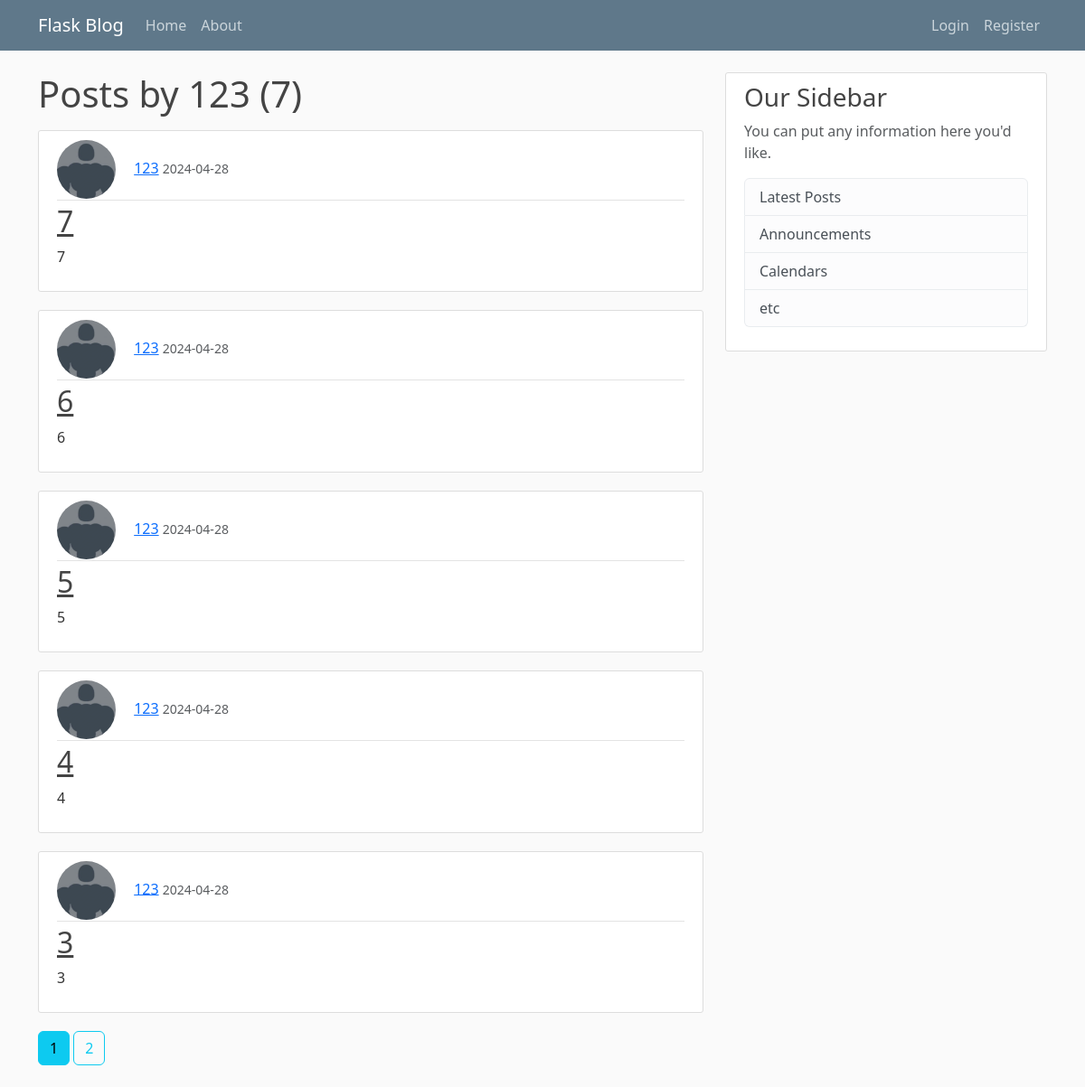
Page /user/123 on the committed database.
### flaskblog/models.py (models this page shows, shortened)
class User(db.Model,UserMixin):
    id = db.Column(db.Integer, primary_key = True)
    username = db.Column(db.String(20), unique = True, nullable = False)
    email = db.Column(db.String(120), unique = True, nullable = False)
    password = db.Column(db.String(60), nullable = False)
    posts = db.relationship('Post', backref = 'author', lazy = True)
    image_file = db.Column(db.String(20), nullable=False, default='default.png')

class Post(db.Model):
    id = db.Column(db.Integer, primary_key=True)
    title = db.Column(db.String(100), nullable=False)
    date_posted = db.Column(db.DateTime, nullable=False, default=datetime.now)
    content = db.Column(db.Text, nullable=False)
    user_id = db.Column(db.Integer, db.ForeignKey('user.id'), nullable=False)

### flaskblog/users/routes.py (the view)
@users.route('/user/<string:username>')
def user_posts(username):
    page = request.args.get('page',1,type=int)
    user = User.query.filter_by(username=username).first_or_404()
    posts = Post.query.filter_by(author = user)\
        .order_by(Post.date_posted.desc())\
        .paginate(page=page, per_page=5)
    return render_template('user_posts.html',user=user,posts=posts)

### flaskblog/templates/user_posts.html
{% extends "layout.html" %}
{% block content %}
    <h1 class="mb-3">Posts by {{ user.username }} ({{ posts.total }})</h1>
    {% for post in posts.items %}
        <article class="media content-section">
          <div class="media-body">
            <div class="article-metadata">
                <img class="rounded-circle article-img" src="{{ url_for('static', filename='profile_pics/' + post.author.image_file) }}">
              <a class="mr-2" href="{{ url_for('users.user_posts', username=post.author.username) }}">{{ post.author.username }}</a>
              <small class="text-muted">{{ post.date_posted.strftime('%Y-%m-%d') }}</small>
            </div>
            <h2><a class="article-title" href="{{ url_for('posts.post', post_id=post.id) }}">{{ post.title }}</a></h2>
            <p class="article-content">{{ post.content }}</p>
          </div>
        </article>
    {% endfor %}
    {% for page_num in posts.iter_pages(left_edge=1, right_edge=1, left_current=1, right_current=2) %}
      {% if page_num %}
        {% if posts.page == page_num %}
          <a class="btn btn-info mb-4" href="{{ url_for('users.user_posts', username=user.username, page=page_num) }}">{{ page_num }}</a>
        {% else %}
          <a class="btn btn-outline-info mb-4" href="{{ url_for('users.user_posts', username=user.username, page=page_num) }}">{{ page_num }}</a>
        {% endif %}
      {% else %}
        ...
      {% endif %}
    {% endfor %}
{% endblock content %}

### flaskblog/static/main.css (style rules this page uses)
body { background: #fafafa; color: #333333; margin-top: 5rem; }
h1, h2, h3, h4, h5, h6 { color: #444444; }
.content-section { background: #ffffff; padding: 10px 20px; border: 1px solid #dddddd; border-radius: 3px; margin-bottom: 20px; }
.article-title { color: #444444; }
.article-content { white-space: pre-line; }
.article-img { height: 65px; width: 65px; margin-right: 16px; }
.article-metadata { padding-bottom: 1px; margin-bottom: 4px; border-bottom: 1px solid #e3e3e3 }

### rows in the picture
User: username "123"
Post: image_file (placeholder picture), author.username "123", date_posted "2024-04-28", title "7", content "7"
Post: image_file (placeholder picture), author.username "123", date_posted "2024-04-28", title "6", content "6"
Post: image_file (placeholder picture), author.username "123", date_posted "2024-04-28", title "5", content "5"
Post: image_file (placeholder picture), author.username "123", date_posted "2024-04-28", title "4", content "4"
Post: image_file (placeholder picture), author.username "123", date_posted "2024-04-28", title "3", content "3"

### other values in the picture
{{ posts.total }} "7"
{{ page_num }} "1"
{{ page_num }} "2"
